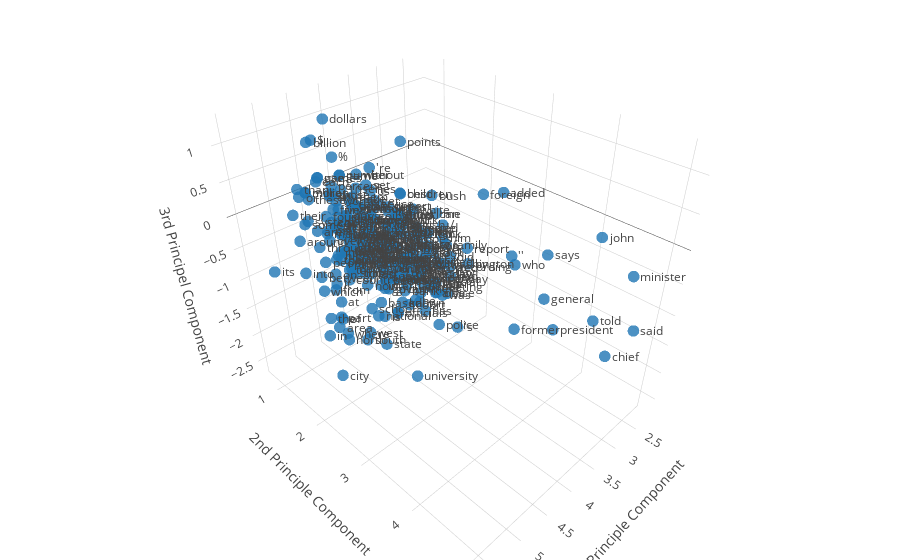

The notebook cell this image was saved under:
### Code cell
trace1 = go.Scatter3d(x=pca_result_df["x"], y=pca_result_df["y"], z=pca_result_df["z"],
                      mode='markers', marker={"size": 4, "opacity": 0.8},
                      text=pca_result_df["word"])
data = [trace1]

layout = go.Layout(margin={"l": 0, "r": 0, "b": 0, "t": 0}, 
                   scene={"xaxis": {"title": "1st Principle Component"}, 
                          "yaxis": {"title": "2nd Principle Component"}, 
                          "zaxis": {"title": "3rd Principel Component"},
                          "annotations": [{"showarrow": False,
                                           "x": row["x"],
                                           "y": row["y"],
                                           "z": row["z"],
                                           "text": row["word"],
                                           "xanchor": "left",
                                           "xshift": 5,
                                           "opacity": 1} for _, row in pca_result_df.iterrows()]})

iplot(go.Figure(data=data, layout=layout))
